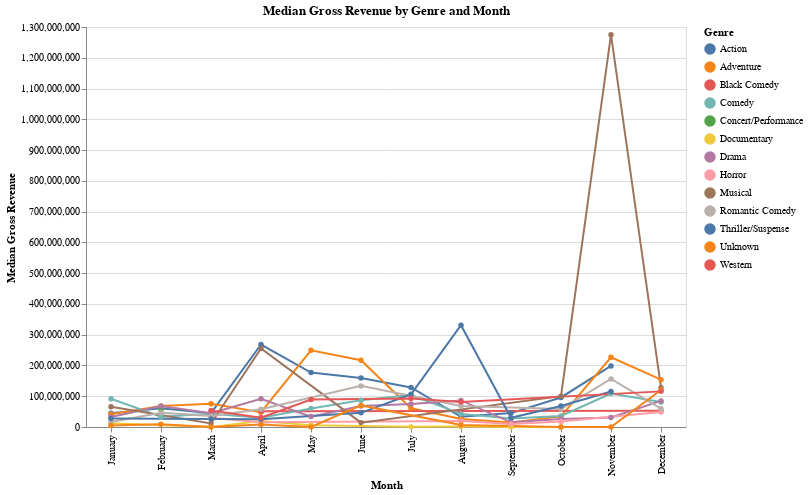

The notebook cell this image was saved under:
### Code cell
month_order = [
    "January",
    "February",
    "March",
    "April",
    "May",
    "June",
    "July",
    "August",
    "September",
    "October",
    "November",
    "December",
]

genre_month_plot = (
    alt.Chart(genre_month_gross_median)
    .mark_line(point=True)
    .encode(
        x=alt.X("month:N", sort=month_order, title="Month"),
        y=alt.Y("median_gross:Q", title="Median Gross Revenue"),
        color=alt.Color("genre:N", title="Genre"),  # Different color for each genre
        tooltip=["genre:N", "month:N", "median_gross:Q"],
    )
    .properties(width=600, height=400, title="Median Gross Revenue by Genre and Month")
)

genre_month_plot

### Figure 1 — Vega-Lite specification as saved in the notebook (floating-point values rounded to 4 significant figures)
{"config": {"view": {"continuousWidth": 300, "continuousHeight": 300}}, "data": {"name": "data-47211544e7fdb39654e2af3e7a92ec50"}, "mark": {"type": "line", "point": true}, "encoding": {"color": {"field": "genre", "title": "Genre", "type": "nominal"}, "tooltip": [{"field": "genre", "type": "nominal"}, {"field": "month", "type": "nominal"}, {"field": "median_gross", "type": "quantitative"}], "x": {"field": "month", "sort": ["January", "February", "March", "April", "May", "June", "July", "August", "September", "October", "November", "December"], "title": "Month", "type": "nominal"}, "y": {"field": "median_gross", "title": "Median Gross Revenue", "type": "quantitative"}}, "height": 400, "title": "Median Gross Revenue by Genre and Month", "width": 600, "$schema": "https://vega.github.io/schema/vega-lite/v5.20.1.json", "datasets": {"data-47211544e7fdb39654e2af3e7a92ec50": [{"genre": "Action", "month": "April", "median_gross": 268000000.0}, {"genre": "Action", "month": "August", "median_gross": 33140000.0}, {"genre": "Action", "month": "February", "median_gross": 61290000.0}, {"genre": "Action", "month": "January", "median_gross": 44420000.0}, {"genre": "Action", "month": "July", "median_gross": 128700000.0}, {"genre": "Action", "month": "June", "median_gross": 159000000.0}, {"genre": "Action", "month": "March", "median_gross": 44960000.0}, {"genre": "Action", "month": "May", "median_gross": 177100000.0}, {"genre": "Action", "month": "November", "median_gross": 198500000.0}, {"genre": "Action", "month": "October", "median_gross": 96000000.0}, {"genre": "Action", "month": "September", "median_gross": 45140000.0}, {"genre": "Adventure", "month": "April", "median_gross": 48110000.0}, {"genre": "Adventure", "month": "August", "median_gross": 25980000.0}, {"genre": "Adventure", "month": "December", "median_gross": 153900000.0}, {"genre": "Adventure", "month": "February", "median_gross": 68620000.0}, {"genre": "Adventure", "month": "January", "median_gross": 41260000.0}, {"genre": "Adventure", "month": "July", "median_gross": 61040000.0}, {"genre": "Adventure", "month": "June", "median_gross": 216800000.0}, {"genre": "Adventure", "month": "March", "median_gross": 75500000.0}, {"genre": "Adventure", "month": "May", "median_gross": 249100000.0}, {"genre": "Adventure", "month": "November", "median_gross": 226500000.0}, {"genre": "Adventure", "month": "October", "median_gross": 34510000.0}, {"genre": "Adventure", "month": "September", "median_gross": 14340000.0}, {"genre": "Black Comedy", "month": "April", "median_gross": 51580000.0}, {"genre": "Black Comedy", "month": "December", "median_gross": 52580000.0}, {"genre": "Comedy", "month": "April", "median_gross": 29960000.0}, {"genre": "Comedy", "month": "August", "median_gross": 42620000.0}, {"genre": "Comedy", "month": "December", "median_gross": 81140000.0}, {"genre": "Comedy", "month": "February", "median_gross": 33610000.0}, {"genre": "Comedy", "month": "January", "median_gross": 91910000.0}, {"genre": "Comedy", "month": "July", "median_gross": 103800000.0}, {"genre": "Comedy", "month": "June", "median_gross": 86810000.0}, {"genre": "Comedy", "month": "March", "median_gross": 42660000.0}, {"genre": "Comedy", "month": "May", "median_gross": 59790000.0}, {"genre": "Comedy", "month": "November", "median_gross": 108700000.0}, {"genre": "Comedy", "month": "October", "median_gross": 35710000.0}, {"genre": "Comedy", "month": "September", "median_gross": 27460000.0}, {"genre": "Concert/Performance", "month": "February", "median_gross": 57410000.0}, {"genre": "Documentary", "month": "April", "median_gross": 19550000.0}, {"genre": "Documentary", "month": "August", "median_gross": 1564000.0}, {"genre": "Documentary", "month": "January", "median_gross": 12340000.0}, {"genre": "Documentary", "month": "July", "median_gross": 426200.0}, {"genre": "Documentary", "month": "March", "median_gross": 86260.0}, {"genre": "Documentary", "month": "May", "median_gross": 6090000.0}, {"genre": "Documentary", "month": "October", "median_gross": 323000.0}, {"genre": "Documentary", "month": "September", "median_gross": 23060.0}, {"genre": "Drama", "month": "April", "median_gross": 91820000.0}, {"genre": "Drama", "month": "August", "median_gross": 86270000.0}, {"genre": "Drama", "month": "December", "median_gross": 84760000.0}, {"genre": "Drama", "month": "February", "median_gross": 68120000.0}, {"genre": "Drama", "month": "January", "median_gross": 32330000.0}, {"genre": "Drama", "month": "July", "median_gross": 75080000.0}, {"genre": "Drama", "month": "June", "median_gross": 68110000.0}, {"genre": "Drama", "month": "March", "median_gross": 45000000.0}, {"genre": "Drama", "month": "May", "median_gross": 33770000.0}, {"genre": "Drama", "month": "November", "median_gross": 31170000.0}, {"genre": "Drama", "month": "October", "median_gross": 25880000.0}, {"genre": "Drama", "month": "September", "median_gross": 15100000.0}, {"genre": "Horror", "month": "April", "median_gross": 15140000.0}, {"genre": "Horror", "month": "August", "median_gross": 19450000.0}, {"genre": "Horror", "month": "December", "median_gross": 48550000.0}, {"genre": "Horror", "month": "March", "median_gross": 29710000.0}, {"genre": "Horror", "month": "October", "median_gross": 17730000.0}, {"genre": "Horror", "month": "September", "median_gross": 9908000.0}, {"genre": "Musical", "month": "April", "median_gross": 255200000.0}, {"genre": "Musical", "month": "December", "median_gross": 127900000.0}, {"genre": "Musical", "month": "January", "median_gross": 65920000.0}, {"genre": "Musical", "month": "June", "median_gross": 14240000.0}, {"genre": "Musical", "month": "March", "median_gross": 11470000.0}, {"genre": "Musical", "month": "November", "median_gross": 1275000000.0}, {"genre": "Musical", "month": "October", "median_gross": 100000000.0}, {"genre": "Romantic Comedy", "month": "April", "median_gross": 57930000.0}, {"genre": "Romantic Comedy", "month": "August", "median_gross": 68180000.0}, {"genre": "Romantic Comedy", "month": "December", "median_gross": 59680000.0}, {"genre": "Romantic Comedy", "month": "February", "median_gross": 46150000.0}, {"genre": "Romantic Comedy", "month": "January", "median_gross": 15970000.0}, {"genre": "Romantic Comedy", "month": "June", "median_gross": 133600000.0}, {"genre": "Romantic Comedy", "month": "March", "median_gross": 36170000.0}, {"genre": "Romantic Comedy", "month": "November", "median_gross": 156100000.0}, {"genre": "Romantic Comedy", "month": "October", "median_gross": 58350000.0}, {"genre": "Thriller/Suspense", "month": "April", "median_gross": 25200000.0}, {"genre": "Thriller/Suspense", "month": "August", "median_gross": 330800000.0}, {"genre": "Thriller/Suspense", "month": "January", "median_gross": 27570000.0}, {"genre": "Thriller/Suspense", "month": "July", "median_gross": 106300000.0}, {"genre": "Thriller/Suspense", "month": "June", "median_gross": 46060000.0}, {"genre": "Thriller/Suspense", "month": "March", "median_gross": 26060000.0}, {"genre": "Thriller/Suspense", "month": "November", "median_gross": 115200000.0}, {"genre": "Thriller/Suspense", "month": "October", "median_gross": 68290000.0}, {"genre": "Thriller/Suspense", "month": "September", "median_gross": 29900000.0}, {"genre": "Unknown", "month": "April", "median_gross": 8188000.0}, {"genre": "Unknown", "month": "August", "median_gross": 6655000.0}, {"genre": "Unknown", "month": "December", "median_gross": 120400000.0}, {"genre": "Unknown", "month": "February", "median_gross": 9088000.0}, {"genre": "Unknown", "month": "January", "median_gross": 5171000.0}, {"genre": "Unknown", "month": "June", "median_gross": 70160000.0}, {"genre": "Unknown", "month": "March", "median_gross": 0.0}, {"genre": "Unknown", "month": "May", "median_gross": 380200.0}, {"genre": "Unknown", "month": "November", "median_gross": 65540.0}, {"genre": "Unknown", "month": "October", "median_gross": 337800.0}, {"genre": "Western", "month": "April", "median_gross": 30420000.0}, {"genre": "Western", "month": "August", "median_gross": 81550000.0}, {"genre": "Western", "month": "December", "median_gross": 115800000.0}, {"genre": "Western", "month": "July", "median_gross": 92600000.0}, {"genre": "Western", "month": "March", "median_gross": 53660000.0}, {"genre": "Western", "month": "May", "median_gross": 89040000.0}]}}
